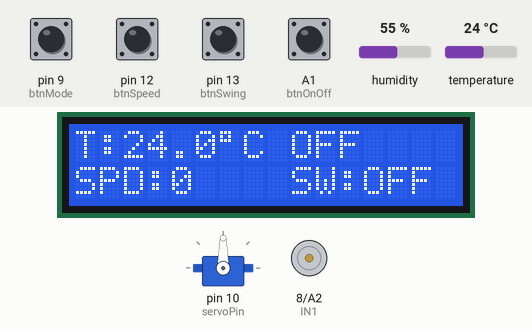
Simulated run of this sketch. Board: Arduino Uno, built with avr-gcc and run on an emulated ATmega328P. Shown: 16×2 character LCD, servo, motor-driver pin pairs drawn as motors (green arrow = first pin HIGH = forward, orange = second pin HIGH = backward, longer = more drive, scaled by the enable pin). The test bench sets the inputs (shaded band); at power-on: A1 (btnOnOff), pin 9 (btnMode), pin 12 (btnSpeed), pin 13 (btnSwing) HIGH, temperature 24 °C, humidity 55 %.

Above: at 2.4 s.
2.5 s: temperature set to 12 °C
At 4.6 s:
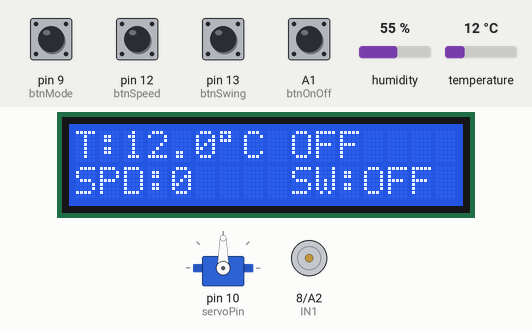
5.1 s: temperature set to 19 °C
At 7.1 s:
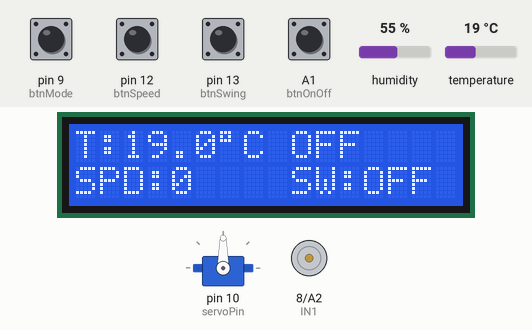
7.4 s: A1 (btnOnOff) pulled LOW for 0.15 s
At 8.8 s:
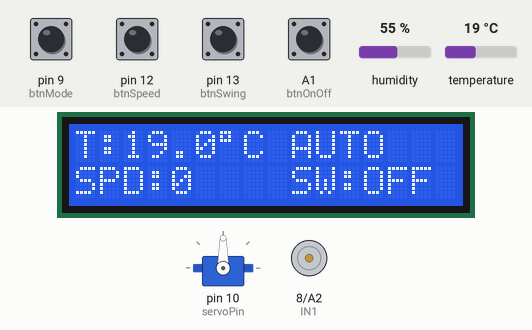
9.1 s: pin 13 (btnSwing) pulled LOW for 0.15 s
At 9.31 s:
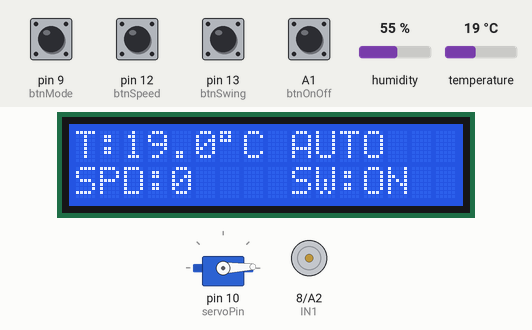
9.8 s: pin 9 (btnMode) pulled LOW for 0.15 s
At 10.26 s:
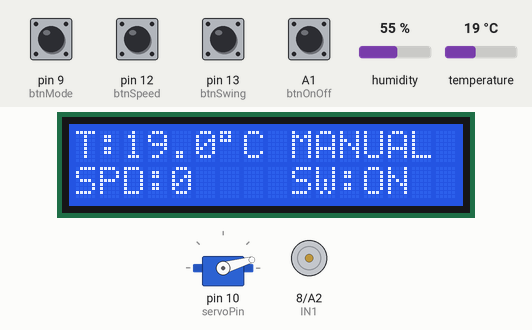
10.5 s: pin 12 (btnSpeed) pulled LOW for 0.15 s
At 11.26 s:
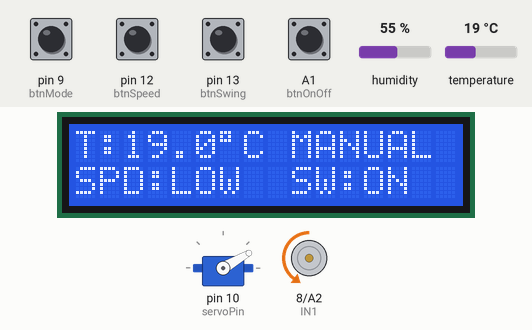
Timing chart, 0 to 14.7 s (numbered marks = the images above; inputs shaded):
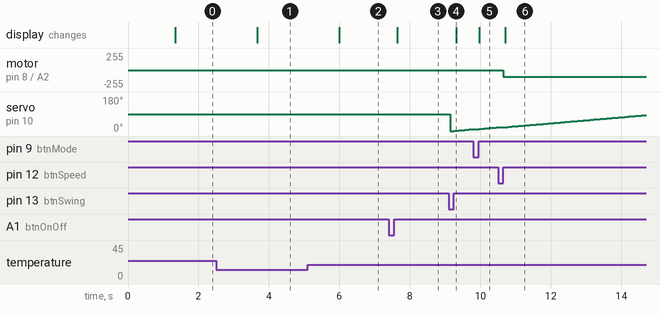

Measured:
- after the input at 2.5 s, the display: changes after 1.2 s (image 1)
- after the input at 5.1 s, the display: changes after 0.89 s (image 2)
- after the input at 7.4 s, the display: changes after 0.24 s (image 3)
- after the input at 9.1 s, the display: changes after 0.21 s (image 4)
- after the input at 9.8 s, the display: changes after 0.16 s (image 5)
- after the input at 10.5 s, motor on pin 8 (IN1) / A2 (IN2): stopped → backward 100/255 after 0.15 s; the display: changes after 0.21 s (image 6)

The sketch:

codequattd.ino
```cpp
  #include <LiquidCrystal_I2C.h>
  #include <Servo.h>
  #include <Wire.h>
  #include <DHT.h>

  #define DHTPIN A0
  #define DHTTYPE DHT11
  DHT dht(DHTPIN, DHTTYPE);
  LiquidCrystal_I2C lcd(0x27, 16, 2);
  Servo swingServo;

  const int IN1 = 8;
  const int IN2 = A2;
  const int EN1 = 11;

  const int servoPin = 10;

  const int btnOnOff = A1;
  const int btnMode  = 9;
  const int btnSpeed = 12;
  const int btnSwing = 13;

  bool systemOn = false;
  bool autoMode = true;
  bool swingOn = false;

  int manualLevel = 0;
  int fanPWM = 0;

  int servoAngle = 90;
  int servoStep = 1;

  unsigned long lastServoTime = 0;
  unsigned long lastLCDTime = 0;

  bool oldOnOff = HIGH;
  bool oldMode = HIGH;
  bool oldSpeed = HIGH;
  bool oldSwing = HIGH;

  void setup() {
    pinMode(IN1, OUTPUT);
    pinMode(IN2, OUTPUT);
    pinMode(EN1, OUTPUT);

    pinMode(btnOnOff, INPUT_PULLUP);
    pinMode(btnMode, INPUT_PULLUP);
    pinMode(btnSpeed, INPUT_PULLUP);
    pinMode(btnSwing, INPUT_PULLUP);

    lcd.init();
    lcd.backlight();
    dht.begin();
    swingServo.attach(servoPin);
    servoAngle = 90;
    servoStep = 1;
    swingServo.write(90);

    runFan(0);


    lcd.setCursor(0, 0);
    lcd.print("HE THONG QUAT TD");
    lcd.setCursor(0, 1);
    lcd.print("SAN SANG");
    delay(1200);
    lcd.clear();
  }

  void loop() {
    readButtons();

    if (!systemOn) {
      fanPWM = 0;
    } else {
      if (autoMode) {
        fanPWM = autoFanSpeed(readTemperature());
      } else {
        fanPWM = manualFanSpeed();
      }
    }

    runFan(fanPWM);


    if (systemOn && swingOn) {
      runSwing();
    }

    if (millis() - lastLCDTime >= 300) {
      displayLCD(readTemperature(), fanPWM);
      lastLCDTime = millis();
    }
  }

  float readTemperature() {
    return dht.readTemperature();
  }

  void runFan(int pwm) {
    if (pwm <= 0) {
      digitalWrite(IN1, LOW);
      digitalWrite(IN2, LOW);
      analogWrite(EN1, 0);
    } else {
      digitalWrite(IN1, LOW);
      digitalWrite(IN2, HIGH);
      analogWrite(EN1, pwm);
    }
  }

  void readButtons() {
    bool newOnOff = digitalRead(btnOnOff);
    bool newMode  = digitalRead(btnMode);
    bool newSpeed = digitalRead(btnSpeed);
    bool newSwing = digitalRead(btnSwing);

    if (oldOnOff == HIGH && newOnOff == LOW) {
      delay(50);

      if (digitalRead(btnOnOff) == LOW) {
        systemOn = !systemOn;

        if (systemOn) {
          autoMode = true;
          manualLevel = 0;
          swingOn = false;
          servoAngle = 90;
          servoStep = 1;
          swingServo.write(90);
        } else {
          fanPWM = 0;
          manualLevel = 0;
          swingOn = false;
          runFan(0);
          stopServo();
        }

        while (digitalRead(btnOnOff) == LOW);
      }
    }

    if (oldMode == HIGH && newMode == LOW) {
      delay(50);

      if (digitalRead(btnMode) == LOW && systemOn) {
        autoMode = !autoMode;

        if (autoMode) {
          manualLevel = 0;
        }

        while (digitalRead(btnMode) == LOW);
      }
    }

    if (oldSpeed == HIGH && newSpeed == LOW) {
      delay(50);

      if (digitalRead(btnSpeed) == LOW && systemOn && !autoMode) {
        manualLevel++;

        if (manualLevel > 3) {
          manualLevel = 0;
        }

        while (digitalRead(btnSpeed) == LOW);
      }
    }

    if (oldSwing == HIGH && newSwing == LOW) {
      delay(50);

      if (digitalRead(btnSwing) == LOW && systemOn) {
        swingOn = !swingOn;

        if (swingOn) {
          servoAngle = 0;
          servoStep = 1;
          swingServo.write(0);
          lastServoTime = millis();
        } else {
          stopServo();
        }

        while (digitalRead(btnSwing) == LOW);
      }
    }

    oldOnOff = digitalRead(btnOnOff);
    oldMode  = digitalRead(btnMode);
    oldSpeed = digitalRead(btnSpeed);
    oldSwing = digitalRead(btnSwing);
  }

  int autoFanSpeed(float temp) {
    if (temp < 25) return 0;
    else if (temp >= 25 && temp <= 30) return 100;
    else if (temp > 30 && temp < 33) return 200;
    else return 255;
  }

  int manualFanSpeed() {
    if (manualLevel == 1) return 100;
    if (manualLevel == 2) return 200;
    if (manualLevel == 3) return 255;
    return 0;
  }

  void runSwing() {
    if (millis() - lastServoTime >= 60) {
      servoAngle += servoStep;

      if (servoAngle >= 180) {
        servoAngle = 180;
        servoStep = -1;
      }

      if (servoAngle <= 0) {
        servoAngle = 0;
        servoStep = 1;
      }

      swingServo.write(servoAngle);
      lastServoTime = millis();
    }
  }

  void stopServo() {
    swingOn = false;

    while (servoAngle != 90) {
      if (servoAngle > 90) servoAngle--;
      else if (servoAngle < 90) servoAngle++;

      swingServo.write(servoAngle);
      delay(15);
    }

    servoStep = 1;
    swingServo.write(90);
  }

  void displayLCD(float temp, int speedPWM) {
    lcd.setCursor(0, 0);
    lcd.print("T:");
    lcd.print(temp, 1);
    lcd.print((char)223);
    lcd.print("C ");

    if (!systemOn) lcd.print("OFF  ");
    else if (autoMode) lcd.print("AUTO  ");
    else lcd.print("MANUAL ");

    lcd.setCursor(0, 1);

    if (speedPWM == 0) lcd.print("SPD:0    ");
    else if (speedPWM <= 100) lcd.print("SPD:LOW  ");
    else if (speedPWM <= 200) lcd.print("SPD:MED  ");
    else lcd.print("SPD:MAX  ");

    if (systemOn && swingOn) lcd.print("SW:ON ");
    else lcd.print("SW:OFF ");
  }
```
